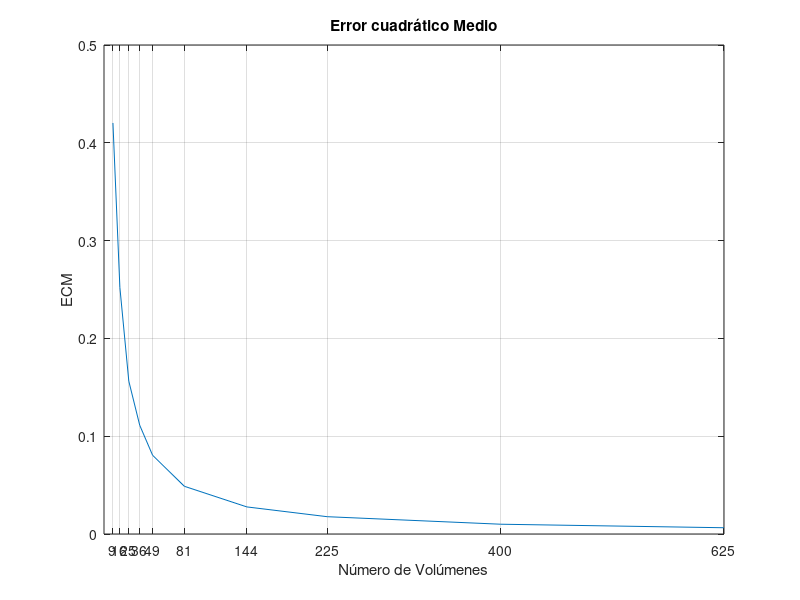
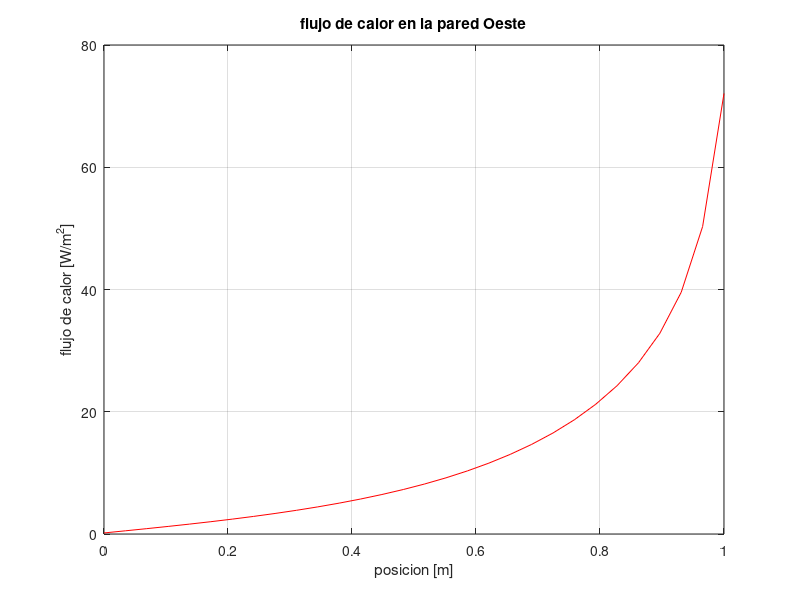
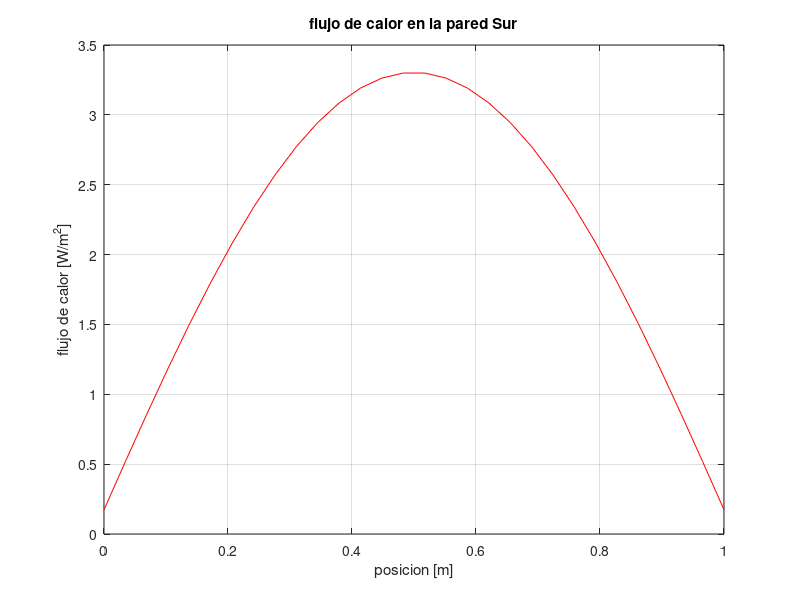
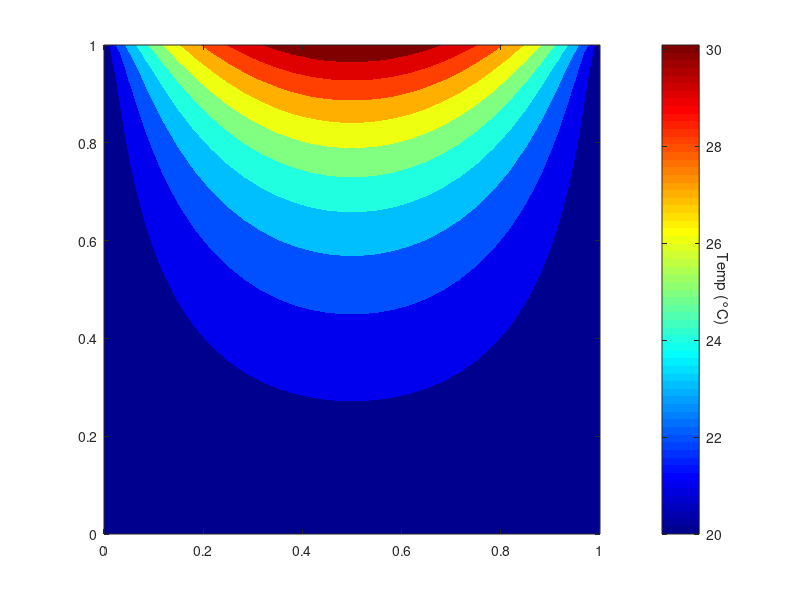

Write MATLAB code to recreate these figures, in order. (Note: this script raises an error after producing the figures.)
%% Ejercicio2 TP HT Hormachea 61439 - Nieto 61459
% 1D t(i+1) -2Ti+T(i-1) = 0
% 2D -T(i+1,j)-T(i-1,j)-T(i,j+1)-T(i,j-1)+4*T(i,j) = 0
clear; clc; close all
tic
%elección de refinado
nVolumesLength = 30; %Volumenes en longitud(minimo 3)
nVolumesHeight = 30; %Volumenes en altura(minimo 3)
nVolumes = nVolumesLength*nVolumesHeight;

%declaración de variables
L = 1; W = 1; %m
K = 1; %W/mK
qin = 30; %W/m2
T1 = 20; %°C

dx = L/nVolumesLength;
dy = W/nVolumesHeight;

Qt = sparse(nVolumes,nVolumes); %temperatures equation matrix

% numeración de los vols de control
% 3| 6| 9
% 2| 5| 8
% 1| 4| 7

volumesCoordinates(nVolumes,2) = 0; % matriz de coordenadas de los volumenes
for iColumn = 1:nVolumesLength
    volumes = 1+nVolumesHeight*(iColumn-1):nVolumesHeight+nVolumesHeight*(iColumn-1);
    volumesCoordinates(volumes,2) = 1:nVolumesHeight;
    volumesCoordinates(volumes,1) = iColumn;
end

for iVolume = 1:nVolumes
    ix = volumesCoordinates(iVolume,1);
    iy = volumesCoordinates(iVolume,2);
    volumeSouth = iVolume-1;
    volumeNorth = iVolume+1;
    volumeWest = iVolume-nVolumesHeight;
    volumeEast = iVolume+nVolumesHeight;
    if ix == 1 %pared Oeste Tfija Ti-1,j = T1
        if iy == nVolumesHeight %cara norte-flujo fijo
            Qt(iVolume,iVolume) = dx^2+3*dy^2;
            Qt(iVolume,volumeSouth) = -dx^2;
            Qt(iVolume,volumeEast) = -dy^2;

        elseif iy == 1 %cara sur Ti,j-1 fija                
            Qt(iVolume,iVolume) = 3*dx^2+3*dy^2;
            Qt(iVolume,volumeNorth) = -dx^2;
            Qt(iVolume,volumeEast) = -dy^2;

        else
            Qt(iVolume,iVolume) = 2*dx^2+3*dy^2;
            Qt(iVolume,volumeSouth) = -dx^2;
            Qt(iVolume,volumeNorth) = -dx^2;
            Qt(iVolume,volumeEast) = -dy^2;      
        end

    elseif ix == nVolumesLength %pared Este Tfija Ti+1,j = T1

        if iy == nVolumesHeight %cara norte-flujo fijo

            Qt(iVolume,iVolume) = dx^2+3*dy^2;
            Qt(iVolume,volumeSouth) = -dx^2;
            Qt(iVolume,volumeWest) = -dy^2;

        elseif iy == 1 %cara sur Ti,j-1 fija                
            Qt(iVolume,iVolume) = 3*dx^2+3*dy^2;
            Qt(iVolume,volumeNorth) = -dx^2;
            Qt(iVolume,volumeWest) = -dy^2;

        else
            Qt(iVolume,iVolume) = 2*dx^2+3*dy^2;
            Qt(iVolume,volumeSouth) = -dx^2;
            Qt(iVolume,volumeNorth) = -dx^2;
            Qt(iVolume,volumeWest) = -dy^2;      
        end

    elseif iy == 1
        if ix == nVolumesHeight %cara este-T fija                
            Qt(iVolume,iVolume) = 3*dx^2+3*dy^2;
            Qt(iVolume,volumeNorth) = -dx^2;
            Qt(iVolume,volumeWest) = -dy^2;

        elseif ix == 1 %cara oeste Ti,j-1 fija                
            Qt(iVolume,iVolume) = 3*dx^2+3*dy^2;
            Qt(iVolume,volumeNorth) = -dx^2;
            Qt(iVolume,volumeEast) = -dy^2;

        else
            Qt(iVolume,iVolume) = 3*dx^2+2*dy^2;
            Qt(iVolume,volumeNorth) = -dx^2;
            Qt(iVolume,volumeWest) = -dy^2;
            Qt(iVolume,volumeEast) = -dy^2;      
        end

    elseif iy == nVolumesHeight

        if ix == nVolumesHeight %cara este-T fija                
            Qt(iVolume,iVolume) = 2*dx^2+2*dy^2;
            Qt(iVolume,volumeSouth) = -dx^2;
            Qt(iVolume,volumeWest) = -dy^2;

        elseif ix == 1 %cara oeste Ti,j-1 fija                
            Qt(iVolume,iVolume) = 2*dx^2+2*dy^2;
            Qt(iVolume,volumeSouth) = -dx^2;
            Qt(iVolume,volumeEast) = -dy^2;

        else
            Qt(iVolume,iVolume) = dx^2+2*dy^2;
            Qt(iVolume,volumeSouth) = -dx^2;
            Qt(iVolume,volumeWest) = -dy^2;
            Qt(iVolume,volumeEast) = -dy^2;      
        end

    else
        %caso normal
        
        Qt(iVolume,iVolume) = 2*dx^2+2*dy^2;
        Qt(iVolume,volumeNorth) = -dx^2;
        Qt(iVolume,volumeSouth) = -dx^2;
        Qt(iVolume,volumeEast) = -dy^2;
        Qt(iVolume,volumeWest) = -dy^2;            
    end
end

% full(Qt)
%boundary conditions
B = sparse(nVolumes,1); %el elemento B(i) corresponde a la ecuacion del vol de control en Qt(i,i)
sideWest = 1:nVolumesHeight;
B(sideWest) = B(sideWest)+dy^2*T1*2; %pared Oeste T fija
sideSouth = 1:nVolumesHeight:nVolumes;
B(sideSouth) = B(sideSouth)+dx^2*T1*2; %pared Sur T fija
sideNorth = nVolumesHeight:nVolumesHeight:nVolumes;
B(sideNorth) = B(sideNorth)+qin*dx^2*dy/K; %pared Norte flujo fijo
sideEast = nVolumes-nVolumesHeight+1:nVolumes;
B(sideEast) = B(sideEast)+dy^2*T1*2; %pared Este T fija

%solver
T = Qt\B;
T = full(T);

solucionNumerica = toc;

%% Resolucion analitica


[X, Y] = meshgrid(0.5*dx:dx:(L-0.5*dx),0.5*dy:dy:(W-0.5*dy));

Tan = 0; %temperatura analítica
for n = 1:100
    Tan = Tan+2*qin*L/(K*pi^2)*((1+(-1)^(n+1))/(n^2*cosh(n*pi*W/L))).*sin(n*pi*X/L).*sinh(n*pi*Y/L); 
end
Tan = Tan+T1;
solucionAnalitica = toc;

%% convergencia 
 
% numeración de los vols de control
% 3| 6| 9
% 2| 5| 8
% 1| 4| 7

ncol = ceil(nVolumesLength/2); %fix(nVolumesLength/2)+mod(nVolumesLength,2);
centerLine = (ncol-1)*nVolumesHeight+1:1:((ncol-1)*nVolumesHeight+nVolumesHeight); %volumenes de la col del centro
ECM = 0;
TECM = T(centerLine); %Temperaturas de MATLAB
sz = size(Tan);
y = fix(sz(1)/2)+mod(sz(1),2);%col del medio de Tan
TanECM = Tan(1:sz(2),y);
ECM = sqrt(sum((TECM-TanECM).^2)/nVolumesHeight);

%% flujos en extremos

%flujo sur
southLine = 1:nVolumesHeight:nVolumes; %volumenes cara sur
westLine = 1:nVolumesHeight;
qsouth = K/(0.5*dy)*(T(southLine)-T1);
qwest = K/(0.5*dx)*(T(westLine)-T1);

%% post procesado para plots
Tfield = reshape(full(T),nVolumesHeight, nVolumesLength); %para el contourf de temperatura
Tsup = qin*dy*0.5+K*T(nVolumesHeight:nVolumesHeight:nVolumes); %Tsuperior MATLAB
TsupAn = qin*0.5*dy+K*Tan(end,:);%Tsuperior Analitica
T1vec = ones(1,nVolumesLength)*T1; 
Tfield = [T1vec;Tfield];
Tfield = [Tfield;Tsup'];
Tfield = [[T1vec T1 T1]',Tfield];
Tfield = [Tfield, [T1vec T1 T1]'];
Tan = [T1vec;Tan];
Tan = [Tan;TsupAn];
Tan = [[T1vec T1 T1]',Tan];
Tan = [Tan, [T1vec T1 T1]'];
[Xplot, Yplot] = meshgrid([0 0.5*dx:dx:(L-0.5*dx) L],[0 0.5*dy:dy:(W-0.5*dy) W]);

%% plots


%error cuadrático medio
ECM
nVolumes

ECMval = [9 0.4203; 16 0.2521; 25 0.1563; 36 0.1112; 49 0.0805; 81 0.0488; 144 0.0277; 225 0.0177; 400 0.01; 625 0.0064]; %900 0.0044];
plot(ECMval(:,1),ECMval(:,2))
grid on; hold on
xlabel('Número de Volúmenes')
ylabel('ECM')
title('Error cuadrático Medio')
xticks(ECMval(:,1))
xlim([0 ECMval(end,1)])

%flujo de calor Oeste
figure
plot(linspace(0,W,nVolumesHeight),qwest,'r')
grid on
xlabel('posicion [m]')
ylabel('flujo de calor [W/m^2]')
title('flujo de calor en la pared Oeste')

%flujo de calor Sur
figure
plot(linspace(0,L,nVolumesLength),qsouth,'r')
grid on
xlabel('posicion [m]')
ylabel('flujo de calor [W/m^2]')
title('flujo de calor en la pared Sur')


%campo de temperatura numérico
figure
contourf(Xplot,Yplot,Tfield,'linecolor','none')
colormap('jet')
c = colorbar;
ylabel(c,'Temp (°C)','Rotation', 270)
c.Label.Position(1) = 4;
title('Campo de Temperaturas numérico')

%campo de temperatura analítico
figure
contourf(Xplot,Yplot,Tan,'linecolor','none')
title('Campo de Temperaturas Analítico')
colormap('jet')
c = colorbar;
ylabel(c,'Temp (°C)','Rotation', 270)
c.Label.Position(1) = 4;
